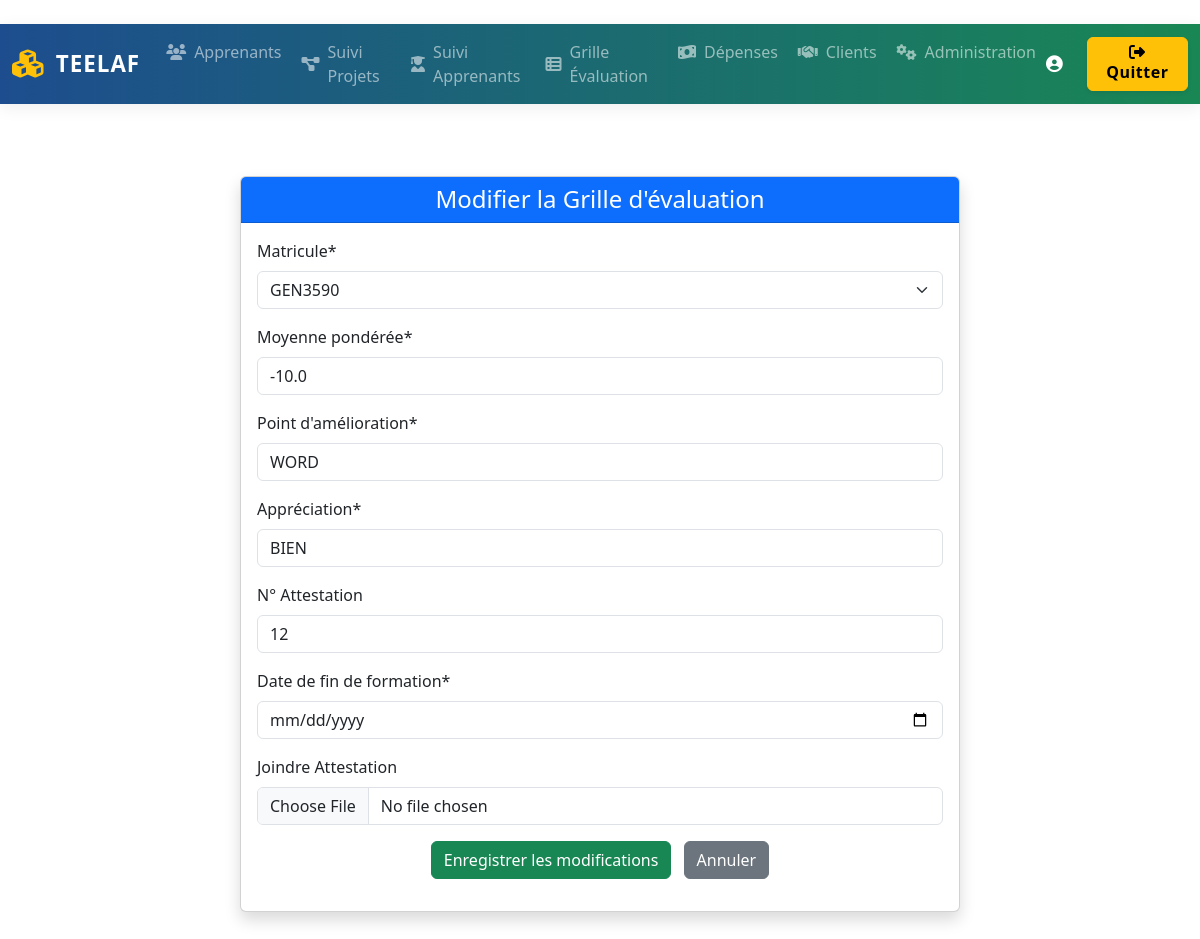
/Grille_evaluation/edit/1/, run on the app's committed database.
### teelaf/Grille_evaluation/models.py (models this page shows, shortened)
class GrilleEvaluation(models.Model):
    learner = models.ForeignKey(Learner, on_delete=models.CASCADE, verbose_name="Matricule")
    moyenne_ponderee = models.FloatField("Moyenne pondérée")
    point_amelioration = models.CharField("Point d'amélioration", max_length=255, blank=False, null=False)
    appreciation = models.CharField("Appréciation", max_length=255, blank=False, null=False)
    numero_attestation = models.CharField("N° Attestation", max_length=50, blank=True)
    date_fin_formation = models.DateField("Date de fin de formation")
    attestation = models.FileField("Joindre Attestation", upload_to="attestations/", blank=True, null=True)

### teelaf/Grille_evaluation/views.py (the view)
# urls.py: path('edit/<int:id>/', edit_grille, name='edit_grille'),
def edit_grille(request, id):
    grille = get_object_or_404(GrilleEvaluation, id=id)
    if request.method == 'POST':
        form = GrilleEvaluationForm(request.POST, request.FILES, instance=grille)
        if form.is_valid():
            form.save()
            messages.success(request, "Grille modifiée avec succès.")
            return redirect('Grille_evaluation:grille_list')
        else:
            messages.error(request, "Erreur lors de la modification. Vérifiez les champs.")
    else:
        form = GrilleEvaluationForm(instance=grille)
    return render(request, 'Grille_evaluation/edit_grille.html', {'form': form, 'grille': grille})

### teelaf/templates/Grille_evaluation/edit_grille.html (shortened to what this page needs)
{% extends 'base.html' %}
{% load crispy_forms_tags %}
{% block content %}
<div class="container py-4">
  <div class="row justify-content-center">
    <div class="col-12 col-lg-8">
      <div class="card shadow">
        <div class="card-header bg-primary text-white">
          <h4 class="mb-0 text-center">Modifier la Grille d'évaluation</h4>
        </div>
        <div class="card-body">
          <form method="post" enctype="multipart/form-data">
            {{ form|crispy }}
            <div class="text-center mt-3">
              <button type="submit" class="btn btn-success btn-animated">Enregistrer les modifications</button>
              <a href="{% url 'Grille_evaluation:grille_list' %}" class="btn btn-secondary ms-2">Annuler</a>
            </div>
          </form>
        </div>
      </div>
    </div>
  </div>
</div>
{% endblock %}

### data on the page
GrilleEvaluation: learner "GEN3590", moyenne_ponderee "-10.0", point_amelioration "WORD", appreciation "BIEN", numero_attestation "12"
